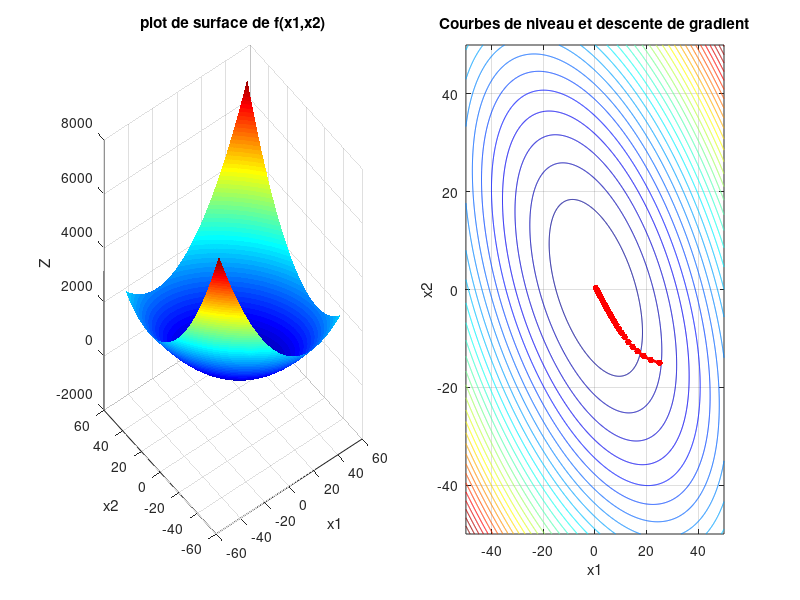

This figure's MATLAB source:
clear all, close all
clc,

% Algorithme du gradient
% déclaration de la fonction

x1 = -50:0.1:50;
x2 = -50:0.1:50;

f = @(x1,x2) x1.^2-x1+x1.*x2-x2+x2.^2 ;

% rappel le gradient est la dérivé de la fonction donc ici pour x1 et pour
% x2 (les x(1) et x(2) serviront à choisi les valeurs dans théta après
gradf = @(x) [2*x(1) - 1 + x(2);
              x(1) - 1 + 2*x(2)];

% paramètres de l'algorithme du gradient
theta = [25;-15];
lamda_p= 0.1;
max_iter = 100;
Theta_vector = theta;
Theta_vector(:,1) = theta;

%descente du gradient
for k = 1:max_iter
    theta= theta - lamda_p * gradf(theta);
    Theta_vector(:,k+1) = theta;
end

[X, Y] = meshgrid(x1, x2);   % génération de la grille
Z = f(X, Y);      % évaluation point par point

%affichage des résultats
figure;
subplot(1,2,1)
surf(X, Y, Z);
shading interp  
colormap(jet)  
xlabel('x1');
ylabel('x2');
zlabel('Z')
title('plot de surface de f(x1,x2)');

subplot(1,2,2)
contour(X,Y,Z,30)

hold on;
plot(Theta_vector(1,:), Theta_vector(2,:), 'r.-', 'LineWidth', 2, 'MarkerSize', 15);

xlabel('x1')
ylabel('x2')
title('Courbes de niveau et descente de gradient');
grid on;

disp(theta)
